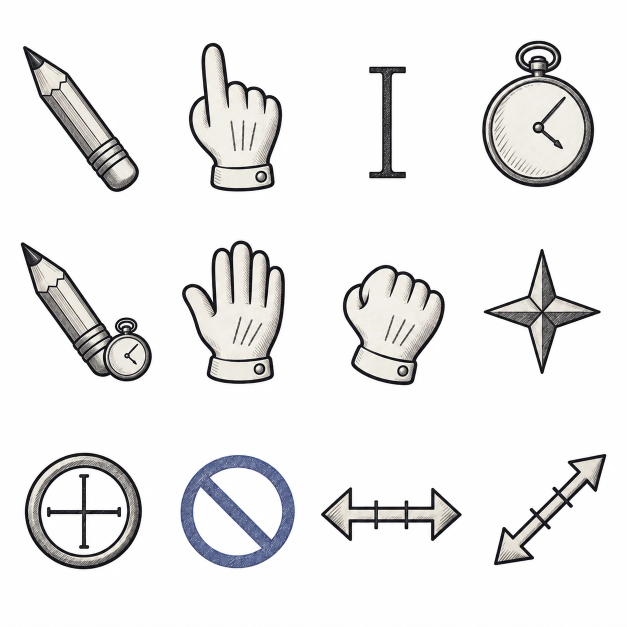
#> input picture art/cursors/sheet.webp, 1254 x 1254 px (shown at 1/2 size)
$ python import_cursors.py
#> lines starting #> are read from the running program, lines starting #| are printed output that depends on the picture; after the words box and inside, x2 and y2 are one past the last pixel; in counts of white or black regions, pixels touching at a corner belong together
#!/usr/bin/env python3
"""The archive's cursors, from the drawn sheet.

    python3 tools/import_cursors.py [art/cursors/sheet.webp]

(The pointing glove comes from its own drawing, art/cursors/pointer.jpg.)
The sheet is 12 drawings in a 4 x 3 grid on white (pencil, gloved hand,
I-beam, pocket watch, pencil with watch, open glove, gloved fist, compass
star, loupe, no-entry stamp, scale bar, diagonal scale bar). Each is cut out
(the white round it made clear; inside the loupe and the stamp too, so they
do not hide what they point at), drawn down to each cursor size with its
point where you click and a hairline of paper round it (so the thin ones
show on dark ground), and written as an Xcursor theme:

    dotfiles/.local/share/icons/Archive-Cursors/
        index.theme
        cursors/<name>           one file per cursor, every size in it
        cursors/<other names>    links: the names programs ask for

Sizes 24 to 96 (Hyprland picks the one for the size and the screen's scale:
40 at scale 1.5 is 60).
"""
import math
import os
import pathlib
import struct
import sys

import numpy as np
from PIL import Image, ImageDraw, ImageFilter

ROOT = pathlib.Path(__file__).resolve().parent.parent
SHEET = ROOT / "art" / "cursors" / "sheet.webp"
THEME = ROOT / "dotfiles" / ".local" / "share" / "icons" / "Archive-Cursors"
SIZES = (24, 32, 40, 48, 60, 64, 80, 96)

# drawings redrawn on their own, used instead of the sheet's: name -> (file,
# its box). The pointing glove, drawn again with a straight finger.
OWN = {
    "glove": ("art/cursors/pointer.jpg", (129, 85, 624, 906)),
}

# measured on the 1254 px sheet: each drawing's box
BOXES = {
    "pencil": (46, 92, 277, 383),
    "glove": (378, 86, 563, 382),
    "ibeam": (738, 133, 811, 356),
    "watch": (964, 81, 1187, 373),
    "pencil-watch": (41, 484, 303, 762),
    "open": (364, 481, 569, 767),
    "fist": (686, 530, 889, 770),
    "star": (967, 498, 1201, 747),
    "loupe": (49, 905, 283, 1138),
    "stamp": (361, 910, 589, 1136),
    "bar": (642, 974, 923, 1081),
    "diagonal": (988, 908, 1212, 1130),
}

# name: (drawing, how big in the cursor box (its longer side), where you click,
#        clear inside too, turn: None | "rot90" | "mirror")
#   click: "tip" (the top-left-most point), "top" (the top-most point), "centre"
CURSORS = {
    "default": ("pencil", 0.92, "tip", False, None),
    "pointer": ("glove", 0.88, "top", False, None),
    "text": ("ibeam", 0.70, "centre", False, None),
    "wait": ("watch", 0.78, "centre", False, None),
    "progress": ("pencil-watch", 0.94, "tip", False, None),
    "grab": ("open", 0.86, "centre", False, None),
    "grabbing": ("fist", 0.78, "centre", False, None),
    "move": ("star", 0.84, "centre", False, None),
    "crosshair": ("loupe", 0.80, "centre", True, None),
    "not-allowed": ("stamp", 0.76, "centre", True, None),
    "ew-resize": ("bar", 0.90, "centre", False, None),
    "ns-resize": ("bar", 0.90, "centre", False, "rot90"),
    "nesw-resize": ("diagonal", 0.86, "centre", False, None),
    "nwse-resize": ("diagonal", 0.86, "centre", False, "mirror"),
}

# the other names programs (GTK, Qt, Firefox, X11, Electron) ask for
ALIASES = {
    "default": ["left_ptr", "arrow", "top_left_arrow", "context-menu", "help", "question_arrow",
                "whats_this", "left_ptr_help", "copy", "alias", "dnd-copy", "dnd-link", "dnd-none",
                "cell", "plus", "vertical-text", "zoom-in", "zoom-out", "center_ptr", "right_ptr",
                "draft", "pencil", "default"],
    "pointer": ["hand1", "hand2", "pointing_hand", "e29285e634086352946a0e7090d73106",
                "9d800788f1b08800ae810202380a0822"],
    "text": ["xterm", "ibeam"],
    "wait": ["watch", "clock"],
    "progress": ["left_ptr_watch", "half-busy", "00000000000000020006000e7e9ffc3f",
                 "08e8e1c95fe2fc01f976f1e063a24ccd", "3ecb610c1bf2410f44200f48c40d3599"],
    "grab": ["openhand", "hand", "5aca4d189052212118709018842178c0", "9141b49c8149039304290b508d208c40"],
    "grabbing": ["closedhand", "dnd-move", "dnd-ask", "fcf21c00b30f7e3f83fe0dfd12e71cff"],
    "move": ["fleur", "all-scroll", "size_all", "4498f0e0c1937ffe01fd06f973665830",
             "9081237383d90e509aa00f00170e968f"],
    "crosshair": ["cross", "tcross", "target", "color-picker", "crosshair"],
    "not-allowed": ["crossed_circle", "forbidden", "no-drop", "circle", "pirate", "X_cursor",
                    "03b6e0fcb3499374a867c041f52298f0"],
    "ew-resize": ["col-resize", "sb_h_double_arrow", "h_double_arrow", "e-resize", "w-resize",
                  "left_side", "right_side", "size_hor", "split_h", "14fef782d02440884392942c11205230",
                  "028006030e0e7ebffc7f7070c0600140"],
    "ns-resize": ["row-resize", "sb_v_double_arrow", "v_double_arrow", "n-resize", "s-resize",
                  "top_side", "bottom_side", "size_ver", "split_v", "2870a09082c103050810ffdffffe0204",
                  "00008160000006810000408080010102"],
    "nesw-resize": ["fd_double_arrow", "ne-resize", "sw-resize", "top_right_corner",
                    "bottom_left_corner", "size_bdiag", "fcf1c3c7cd4491d801f1e1c78f100000"],
    "nwse-resize": ["bd_double_arrow", "nw-resize", "se-resize", "top_left_corner",
                    "bottom_right_corner", "size_fdiag", "c7088f0f3e6c8088236ef8e1e3e70000"],
}


def cut(sheet, box, clear_inside):
    """The drawing on its own: RGBA, the white round it (and inside it, if
    asked) made clear, the edge softened by how white each pixel was."""
    x0, y0, x1, y1 = box
    pad = 8
    im = sheet.crop((x0 - pad, y0 - pad, x1 + pad + 1, y1 + pad + 1))
    a = np.asarray(im).astype(np.float32)
    lo = a.min(axis=2)
    paperish = (lo > 232).astype(np.uint8) * 255
    if clear_inside:
        clear = paperish > 0
    else:
        m = Image.fromarray(paperish, "L").copy()
        w, h = m.size
        for s in [(0, 0), (w - 1, 0), (0, h - 1), (w - 1, h - 1)] + [(x, 0) for x in range(0, w, 6)] \
                + [(x, h - 1) for x in range(0, w, 6)] + [(0, y) for y in range(0, h, 6)] + [(w - 1, y) for y in range(0, h, 6)]:
            if m.getpixel(s) == 255:
                ImageDraw.floodfill(m, s, 128)
        clear = np.asarray(m) == 128
    alpha = np.full(lo.shape, 255.0)
    alpha[clear] = 0
    # the fringe next to the clear: as opaque as it is dark
    near = np.asarray(Image.fromarray(clear.astype(np.uint8) * 255).filter(ImageFilter.MaxFilter(5))) > 0
    fringe = near & ~clear
    alpha[fringe] = np.clip((255 - lo[fringe]) / (255 - 150) * 255, 0, 255)
    rgba = np.dstack([a, alpha]).astype(np.uint8)
    out = Image.fromarray(rgba, "RGBA")
    return out.crop(out.getchannel("A").point(lambda v: 255 if v > 20 else 0).getbbox())


# [98 lines left out: functions straighten_finger, bigger_cuff, not called in this run]


# the drawings, touched up: the pointing finger stood straight, the cuffs a
# size bigger (the row just above each cuff's top edge, as a fraction of the
# drawing's height; the fist's cuff is turned 14 degrees)
TOUCH_UP = {
    "open": lambda im: bigger_cuff(im, 0.81),
    "fist": lambda im: bigger_cuff(im, 0.71, angle=-14),
}


def point_of(img, how):
    a = np.asarray(img.getchannel("A")) > 120
    ys, xs = np.nonzero(a)
    if how == "tip":
        i = np.argmin(xs + ys)
        return xs[i], ys[i]
    if how == "top":
        top = ys.min()
        row = xs[ys <= top + 3]
        return row.mean(), top
    return img.width / 2, img.height / 2


def render(img, how, frac, n):
    """img drawn into an n x n cursor; returns (RGBA, hot x, hot y)."""
    scale = frac * n / max(img.width, img.height)
    w, h = max(1, round(img.width * scale)), max(1, round(img.height * scale))
    # down in two steps (a box filter first) so the outline keeps its weight
    small = img.resize((w * 2, h * 2), Image.Resampling.BOX).resize((w, h), Image.Resampling.LANCZOS)
    small = small.filter(ImageFilter.UnsharpMask(radius=0.6, percent=60, threshold=1))
    px, py = point_of(img, how)
    px, py = px * scale, py * scale
    canvas = Image.new("RGBA", (n, n), (0, 0, 0, 0))
    if how == "tip":
        ox, oy = round(n * 0.04 - px), round(n * 0.04 - py)
    elif how == "top":
        ox, oy = round(n / 2 - px), round(n * 0.03 - py)
    else:
        ox, oy = round((n - w) / 2), round((n - h) / 2)
    canvas.alpha_composite(small, (max(0, ox), max(0, oy)))
    # a hairline of paper round it, so the thin ones show on dark ground too
    rim = canvas.getchannel("A").point(lambda v: 255 if v > 60 else 0).filter(ImageFilter.MaxFilter(3))
    halo = Image.new("RGBA", (n, n), (0xF4, 0xF1, 0xEA, 0))
    halo.putalpha(rim.point(lambda v: v * 200 // 255))
    halo.alpha_composite(canvas)
    canvas = halo
    hx, hy = min(n - 1, max(0, round(px + max(0, ox)))), min(n - 1, max(0, round(py + max(0, oy))))
    if how == "centre":
        hx, hy = n // 2, n // 2
    return canvas, hx, hy


def xcursor(frames):
    """frames: [(nominal size, RGBA image, hot x, hot y)] -> Xcursor file bytes."""
    head = struct.pack("<4sIII", b"Xcur", 16, 0x10000, len(frames))
    toc, chunks = [], []
    pos = 16 + 12 * len(frames)
    for size, img, hx, hy in frames:
        a = np.asarray(img).astype(np.uint32)
        r, g, b, al = a[..., 0], a[..., 1], a[..., 2], a[..., 3]
        # premultiplied ARGB, as libXcursor wants it
        r, g, b = r * al // 255, g * al // 255, b * al // 255
        argb = (al << 24) | (r << 16) | (g << 8) | b
        chunk = struct.pack("<IIIIIIIII", 36, 0xFFFD0002, size, 1, img.width, img.height, hx, hy, 0) \
            + argb.astype("<u4").tobytes()
        toc.append(struct.pack("<III", 0xFFFD0002, size, pos))
        chunks.append(chunk)
        pos += len(chunk)
    return head + b"".join(toc) + b"".join(chunks)


def main():
    src = pathlib.Path(sys.argv[1]) if len(sys.argv) > 1 else SHEET
    sheet = Image.open(src).convert("RGB")
#> sheet is the input picture: PIL image 1254x1254 RGB; mean R, G, B 235.1, 234.9, 234.8
    out = THEME / "cursors"
    if out.exists():
        for f in out.iterdir():
            f.unlink()
    out.mkdir(parents=True, exist_ok=True)
    cuts = {}
    previews = []
    for name, (drawing, frac, how, clear, turn) in CURSORS.items():
        key = (drawing, clear)
        if key not in cuts:
            if drawing in OWN:
                path, box = OWN[drawing]
                cuts[key] = cut(Image.open(ROOT / path).convert("RGB"), box, clear)
            else:
                cuts[key] = cut(sheet, BOXES[drawing], clear)
#> in cut, `im = sheet.crop((x0 - pad, y0 - pad, x1 + pad + 1, y1 + pad + 1))`:
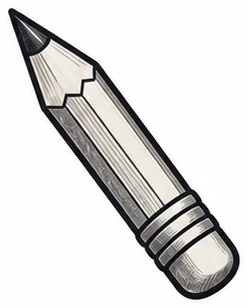
#> im: PIL image 248x308 RGB; mean R, G, B 221.1, 220.3, 219.4
#> in cut, `paperish = (lo > 232).astype(np.uint8) * 255`:
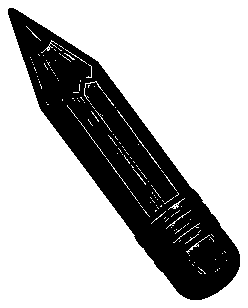
#> paperish: shape (308, 248); 71.6% white; 3 black regions (2 under 20 px), largest, box (x1, y1, x2, y2) and area: (8, 8, 240, 300) 21661
#> after the loop in cut, `for s in [(0, 0), (w - 1, 0), (0, h - 1), (w - 1, h - 1)] + [(x, 0) fo..`:
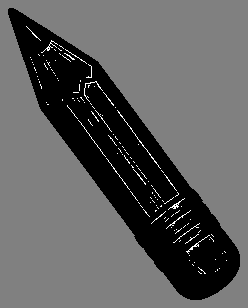
#> m: PIL image 248x308 L; min 0, max 255, mean 93.3
#> in cut, `clear = np.asarray(m) == 128`: clear: shape (308, 248) bool; 70.4% white; 1 black region, box (x1, y1, x2, y2) and area: (8, 8, 240, 300) 22599
#> in cut, `near = np.asarray(Image.fromarray(clear.astype(np.uint8) * 255).filter..`: near: shape (308, 248) bool; 73.1% white; 1 black region, box (x1, y1, x2, y2) and area: (10, 10, 238, 298) 20517
#> in cut, `fringe = near & ~clear`:
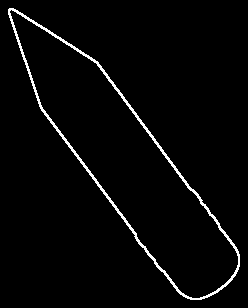
#> fringe: shape (308, 248) bool; 2.7% white in thin lines or dots, all inside (x1, y1, x2, y2) = (8, 8, 240, 300)
#> in cut, `return out.crop(out.getchannel("A").point(lambda v: 255 if v > 20 else..`:
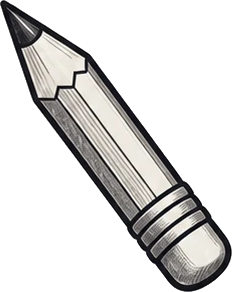
#> returned value: PIL image 232x292 RGBA; mean R, G, B, A 217, 216, 215, 84.5; transparent parts drawn white
            if drawing in TOUCH_UP:
                cuts[key] = TOUCH_UP[drawing](cuts[key])
        img = cuts[key]
        if turn == "rot90":
            img = img.rotate(90, expand=True)
        elif turn == "mirror":
            img = img.transpose(Image.Transpose.FLIP_LEFT_RIGHT)
        frames = []
        for n in SIZES:
            c, hx, hy = render(img, how, frac, n)
            frames.append((n, c, hx, hy))
#> this loop made 8 passes
#> (px in render, ox in render, oy in render, hx, hy) on passes 1 to 8: (0.151, 1, 1, 1, 1), (0.202, 1, 1, 1, 1), (0.252, 1, 2, 1, 2), (0.302, 2, 2, 2, 2), (0.378, 2, 2, 2, 2), (0.403, 2, 3, 2, 3), (0.504, 3, 3, 4, 3), (0.605, 3, 4, 4, 4)
#> pass 1, in point_of, `a = np.asarray(img.getchannel("A")) > 120`:
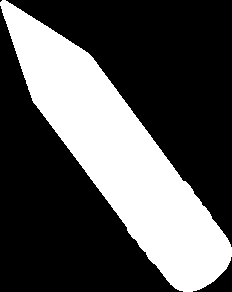
#> a: shape (292, 232) bool; 33.1% white; 1 white region, box (x1, y1, x2, y2) and area: (0, 0, 232, 292) 22457
#> after the loop, frames = 8 items
        (out / name).write_bytes(xcursor(frames))
#> in xcursor, `pos = 16 + 12 * len(frames)`: pos = 112
#> the loop in xcursor, `for size, img, hx, hy in frames:` made 8 passes
#> (size, hx, hy, pos) on passes 1 to 8: (24, 1, 1, 2452), (32, 1, 1, 6584), (40, 1, 2, 13020), (48, 2, 2, 22272), (60, 2, 2, 36708), (64, 2, 3, 53128), (80, 4, 3, 78764), (96, 4, 4, 115664)
#> pass 1, in xcursor, `r, g, b, al = a[..., 0], a[..., 1], a[..., 2], a[..., 3]`:
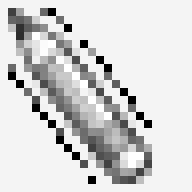
#> r: shape (24, 24) uint32 (shown 8 times larger); min 0, max 255, mean 210.8
#> after the loop in xcursor, `for size, img, hx, hy in frames:`: chunks = 8 items; pos = 115664; toc = 8 items
        previews.append((name, frames))
        for alias in ALIASES.get(name, []):
            if alias != name:
                os.symlink(name, out / alias)
    (THEME / "index.theme").write_text(
        "[Icon Theme]\nName=Archive-Cursors\nComment=The archive's pencil, gloves and instruments\n"
        "Inherits=Adwaita\n")
    print("cursors:", out.relative_to(ROOT), len(CURSORS), "drawn,",
          sum(len(v) for v in ALIASES.values()), "names")
    return previews


if __name__ == "__main__":
#> (the run stopped early here; a loop or call above may not have finished)
